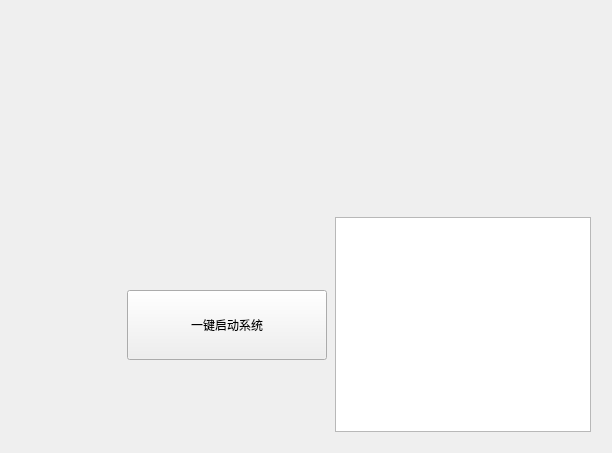
<?xml version="1.0" encoding="UTF-8"?>
<ui version="4.0">
 <class>Main</class>
 <widget class="QWidget" name="Main">
  <property name="geometry">
   <rect>
    <x>0</x>
    <y>0</y>
    <width>612</width>
    <height>453</height>
   </rect>
  </property>
  <property name="windowTitle">
   <string>Main</string>
  </property>
  <layout class="QGridLayout" name="gridLayout">
   <item row="0" column="0" colspan="2">
    <widget class="CardWidget" name="CardWidget">
     <property name="sizePolicy">
      <sizepolicy hsizetype="Expanding" vsizetype="Expanding">
       <horstretch>0</horstretch>
       <verstretch>0</verstretch>
      </sizepolicy>
     </property>
     <layout class="QGridLayout" name="gridLayout_3">
      <item row="0" column="0">
       <widget class="ImageLabel" name="frameview">
        <property name="sizePolicy">
         <sizepolicy hsizetype="Expanding" vsizetype="Expanding">
          <horstretch>0</horstretch>
          <verstretch>0</verstretch>
         </sizepolicy>
        </property>
       </widget>
      </item>
     </layout>
    </widget>
   </item>
   <item row="1" column="0" colspan="2">
    <widget class="CardWidget" name="CardWidget_2">
     <layout class="QGridLayout" name="gridLayout_2">
      <property name="leftMargin">
       <number>10</number>
      </property>
      <property name="topMargin">
       <number>10</number>
      </property>
      <property name="rightMargin">
       <number>10</number>
      </property>
      <property name="bottomMargin">
       <number>10</number>
      </property>
      <property name="spacing">
       <number>8</number>
      </property>
      <item row="2" column="1">
       <widget class="PillPushButton" name="sysButton">
        <property name="sizePolicy">
         <sizepolicy hsizetype="Preferred" vsizetype="Preferred">
          <horstretch>0</horstretch>
          <verstretch>0</verstretch>
         </sizepolicy>
        </property>
        <property name="minimumSize">
         <size>
          <width>200</width>
          <height>70</height>
         </size>
        </property>
        <property name="text">
         <string>一键启动系统</string>
        </property>
       </widget>
      </item>
      <item row="1" column="2" rowspan="3">
       <widget class="PlainTextEdit" name="helpPlainTextEdit">
        <property name="sizePolicy">
         <sizepolicy hsizetype="Preferred" vsizetype="Preferred">
          <horstretch>0</horstretch>
          <verstretch>0</verstretch>
         </sizepolicy>
        </property>
        <property name="minimumSize">
         <size>
          <width>0</width>
          <height>215</height>
         </size>
        </property>
        <property name="readOnly">
         <bool>true</bool>
        </property>
       </widget>
      </item>
      <item row="1" column="0" rowspan="3">
       <widget class="HeaderCardWidget" name="HeaderCardWidget"/>
      </item>
     </layout>
    </widget>
   </item>
  </layout>
 </widget>
 <customwidgets>
  <customwidget>
   <class>PushButton</class>
   <extends>QPushButton</extends>
   <header>qfluentwidgets</header>
  </customwidget>
  <customwidget>
   <class>PillPushButton</class>
   <extends>ToggleButton</extends>
   <header>qfluentwidgets</header>
  </customwidget>
  <customwidget>
   <class>ToggleButton</class>
   <extends>PushButton</extends>
   <header>qfluentwidgets</header>
  </customwidget>
  <customwidget>
   <class>CardWidget</class>
   <extends>QFrame</extends>
   <header>qfluentwidgets</header>
   <container>1</container>
  </customwidget>
  <customwidget>
   <class>SimpleCardWidget</class>
   <extends>CardWidget</extends>
   <header>qfluentwidgets</header>
   <container>1</container>
  </customwidget>
  <customwidget>
   <class>HeaderCardWidget</class>
   <extends>SimpleCardWidget</extends>
   <header>qfluentwidgets</header>
   <container>1</container>
  </customwidget>
  <customwidget>
   <class>ImageLabel</class>
   <extends>QLabel</extends>
   <header>qfluentwidgets</header>
  </customwidget>
  <customwidget>
   <class>PlainTextEdit</class>
   <extends>QPlainTextEdit</extends>
   <header>qfluentwidgets</header>
  </customwidget>
 </customwidgets>
 <resources/>
 <connections/>
</ui>
